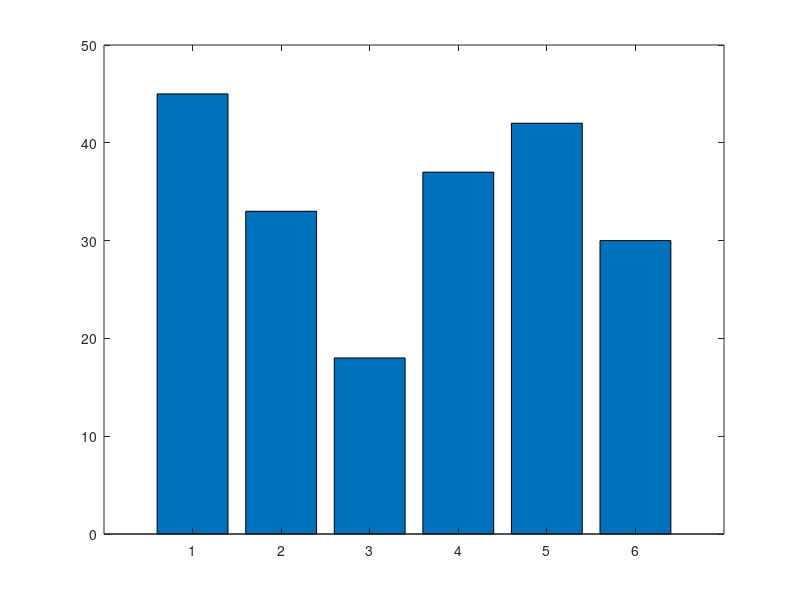

This figure's MATLAB source: (Note: this script raises an error after producing the figure.)
%%
addpath('../export_fig-master');

%% Fig1
figure;
set(gcf,'Color',[1 1 1]);
Data = transpose([45 33 18 37 42 30]);
ylim([0 50]);
bar(Data);
sigasterisk(1,1,2,5,"*",Data);
title("Fig 1");

%% Fig2
figure;
set(gcf,'Color',[1 1 1]);
Data = [10 20 30;15 20 5;45 90 10;16 17 13;80 10 30;40 60 10];
bar(Data);
sigasterisk(1,1,2,3,"*",Data);
sigasterisk(1,1,2,4,"*",Data);
title("Fig 2");
ylim([0 95]);

%% Fig3
figure;
set(gcf,'Color',[1 1 1]);
bar(Data);
sigasterisk(2,3,3,3,"*",Data);
title("Fig 3");

%% Fig4
figure;
set(gcf,'Color',[1 1 1]);
Errors = rand(6,3)*5;
bar(Data);
add_errorbar(Errors, Data);
sigasterisk(2,3,1,1,"*",Data,Errors);
title("Fig 4");
